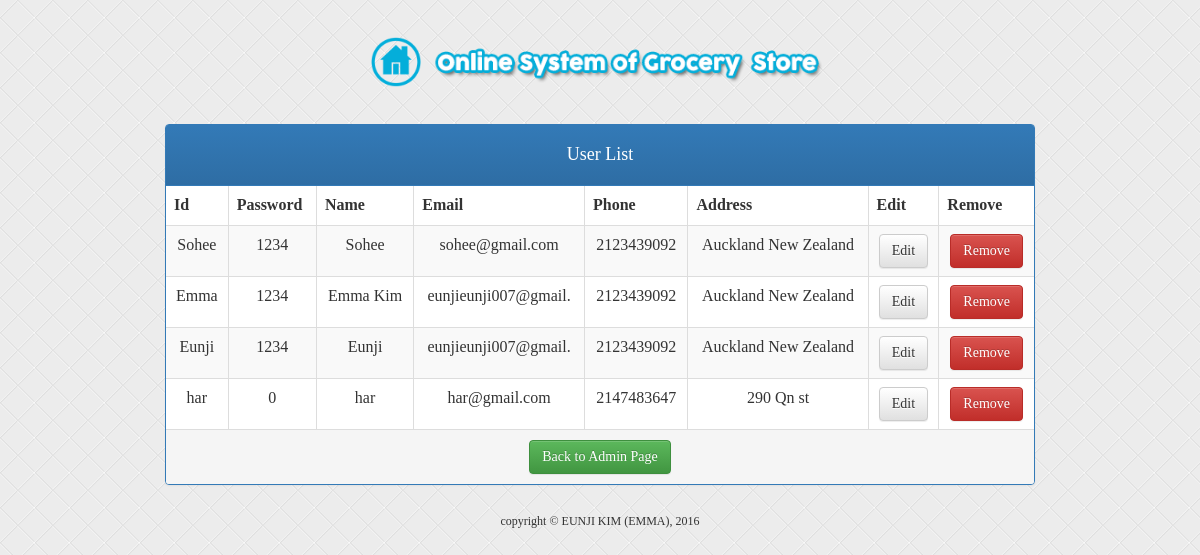
The page /Q5/admin_userlist.php on the database its author committed.
### tables this page shows
CREATE TABLE IF NOT EXISTS `grocery_user` (
  `user_id` varchar(10) NOT NULL,
  `user_pw` int(10) NOT NULL,
  `user_name` varchar(10) NOT NULL,
  `user_email` varchar(20) NOT NULL,
  `user_phone` int(11) NOT NULL,
  `user_address` varchar(40) NOT NULL
);

### Q5/admin_userlist.php (the view, shortened to what this page needs)
<link rel="stylesheet" href="https://maxcdn.bootstrapcdn.com/bootstrap/3.3.6/css/bootstrap.min.css">
<link rel="stylesheet" href="https://maxcdn.bootstrapcdn.com/bootstrap/3.3.6/css/bootstrap-theme.min.css">
<!DOCTYPE html>
<html>
<head>
</head>
<body>
	<div class="container" style="text-align : center;">
		<h2 style='margin-top : 30px; margin-bottom : 30px;'>
		<a href="index.php"><img src="img/home.png" width="50px;"/></a>
		<img src="img/title.png" width="400px;"/></h2>
		<div class="panel panel-primary">
			<div class="panel-heading"><h4> User List </h4></div>
<?php
	$select_query = "SELECT * FROM grocery_user";
	$select = mysql_query($select_query);
	if ($select) {
		if (mysql_num_rows($select) > 0) {
?>
	<table class="table table-striped table-bordered" style="text-align:center;">
		<thead>
			<tr>
				<th>Id</th>
				<th>Password</th>
				<th>Name</th>
				<th>Email</th>
				<th>Phone</th>
				<th>Address</th>
				<th>Edit</th>
				<th>Remove</th>
			</tr>
		</thead>
		<tbody>
	<?php
		while($row = mysql_fetch_array($select)) {
				print "
			<tr>
				<td>".$row['user_id']."</td>
				<td>".$row['user_pw']."</td>
				<td>".$row['user_name']."</td>
				<td>".$row['user_email']."</td>
				<td>".$row['user_phone']."</td>
				<td>".$row['user_address']."</td>
				<td><a href='user_edit.php?user_id=$row[user_id]'><button type='button' class='btn btn-default btn-default' name='edit'>Edit</button></a></td>
				<td>
				<a href='user_delete.php?user_id=$row[user_id]'><input type='submit' class='btn btn-danger' name='remove' value='Remove' /></a></td>
			</tr>";
		}
	} else {
	echo "<table><h4 style='text-align : center;'>There's no user";
	}
}
?>
	</tbody>
	</table>
		<div class="panel-footer">
			<div class="center-block text-center">
				<a href="admin_page.php" class="btn btn-success" name="pre">Back to Admin Page</a>
			</div>
		</div>
		</div>
	</div>
</body>
<footer class="center-block text-center">
	<h6>copyright © EUNJI KIM (EMMA), 2016</h6>
</footer>
</html>

### Q5/admin_userlist.php (style rules this page uses)
.container { margin : auto 0px center; width: 900px; text-align : center; }
.panel { margin : auto 0px center; width : 100%; }
body { background-image: url("img/back.png"); background-repeat: repeat; font-family : Century Gothic; }
.btn { margin-bottom: 0px; }

### rows shown on the page
grocery_user: user_id "Sohee", user_pw "1234", user_name "Sohee", user_email "sohee@gmail.com", user_phone "2123439092", user_address "Auckland New Zealand"
grocery_user: user_id "Emma", user_pw "1234", user_name "Emma Kim", user_email "eunjieunji007@gmail.", user_phone "2123439092", user_address "Auckland New Zealand"
grocery_user: user_id "Eunji", user_pw "1234", user_name "Eunji", user_email "eunjieunji007@gmail.", user_phone "2123439092", user_address "Auckland New Zealand"
grocery_user: user_id "har", user_pw "0", user_name "har", user_email "har@gmail.com", user_phone "2147483647", user_address "290 Qn st"
